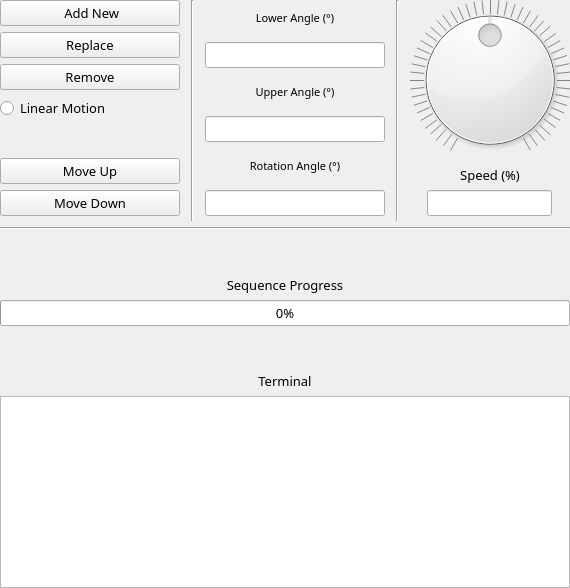
       <widget class="QFrame" name="frame">
        <property name="sizePolicy">
         <sizepolicy hsizetype="Fixed" vsizetype="Preferred">
          <horstretch>0</horstretch>
          <verstretch>0</verstretch>
         </sizepolicy>
        </property>
        <property name="minimumSize">
         <size>
          <width>400</width>
          <height>0</height>
         </size>
        </property>
        <property name="maximumSize">
         <size>
          <width>16777215</width>
          <height>16777215</height>
         </size>
        </property>
        <property name="font">
         <font>
          <family>Ubuntu Thin</family>
          <pointsize>10</pointsize>
         </font>
        </property>
        <property name="frameShape">
         <enum>QFrame::NoFrame</enum>
        </property>
        <property name="frameShadow">
         <enum>QFrame::Raised</enum>
        </property>
        <property name="lineWidth">
         <number>0</number>
        </property>
        <layout class="QGridLayout" name="gridLayout_5">
         <property name="leftMargin">
          <number>0</number>
         </property>
         <property name="topMargin">
          <number>0</number>
         </property>
         <property name="rightMargin">
          <number>0</number>
         </property>
         <property name="bottomMargin">
          <number>0</number>
         </property>
         <item row="0" column="0">
          <layout class="QVBoxLayout" name="verticalLayout_8">
           <item>
            <layout class="QGridLayout" name="gridLayout_3">
             <item row="0" column="1">
              <widget class="Line" name="line_2">
               <property name="font">
                <font>
                 <family>Ubuntu Thin</family>
                 <pointsize>10</pointsize>
                </font>
               </property>
               <property name="orientation">
                <enum>Qt::Vertical</enum>
               </property>
              </widget>
             </item>
             <item row="0" column="4">
              <layout class="QVBoxLayout" name="verticalLayout_6">
               <property name="sizeConstraint">
                <enum>QLayout::SetDefaultConstraint</enum>
               </property>
               <property name="leftMargin">
                <number>5</number>
               </property>
               <property name="bottomMargin">
                <number>5</number>
               </property>
               <item alignment="Qt::AlignHCenter">
                <widget class="QDial" name="sequence_speed">
                 <property name="sizePolicy">
                  <sizepolicy hsizetype="Fixed" vsizetype="Fixed">
                   <horstretch>0</horstretch>
                   <verstretch>0</verstretch>
                  </sizepolicy>
                 </property>
                 <property name="minimumSize">
                  <size>
                   <width>160</width>
                   <height>160</height>
                  </size>
                 </property>
                 <property name="font">
                  <font>
                   <family>Ubuntu Thin</family>
                   <pointsize>10</pointsize>
                  </font>
                 </property>
                 <property name="layoutDirection">
                  <enum>Qt::LeftToRight</enum>
                 </property>
                 <property name="minimum">
                  <number>0</number>
                 </property>
                 <property name="maximum">
                  <number>100</number>
                 </property>
                 <property name="pageStep">
                  <number>2</number>
                 </property>
                 <property name="value">
                  <number>50</number>
                 </property>
                 <property name="orientation">
                  <enum>Qt::Horizontal</enum>
                 </property>
                 <property name="wrapping">
                  <bool>false</bool>
                 </property>
                 <property name="notchTarget">
                  <double>4.000000000000000</double>
                 </property>
                 <property name="notchesVisible">
                  <bool>true</bool>
                 </property>
                </widget>
               </item>
               <item>
                <widget class="QLabel" name="label_7">
                 <property name="font">
                  <font>
                   <family>Ubuntu Thin</family>
                   <pointsize>10</pointsize>
                  </font>
                 </property>
                 <property name="text">
                  <string>Speed (%)</string>
                 </property>
                 <property name="alignment">
                  <set>Qt::AlignCenter</set>
                 </property>
                </widget>
               </item>
               <item alignment="Qt::AlignHCenter">
                <widget class="QLineEdit" name="sequence_speed_show">
                 <property name="sizePolicy">
                  <sizepolicy hsizetype="MinimumExpanding" vsizetype="Fixed">
                   <horstretch>0</horstretch>
                   <verstretch>0</verstretch>
                  </sizepolicy>
                 </property>
                 <property name="minimumSize">
                  <size>
                   <width>120</width>
                   <height>0</height>
                  </size>
                 </property>
                 <property name="maximumSize">
                  <size>
                   <width>180</width>
                   <height>16777215</height>
                  </size>
                 </property>
                 <property name="font">
                  <font>
                   <family>Ubuntu Thin</family>
                   <pointsize>10</pointsize>
                  </font>
                 </property>
                 <property name="alignment">
                  <set>Qt::AlignCenter</set>
                 </property>
                </widget>
               </item>
              </layout>
             </item>
             <item row="0" column="0">
              <layout class="QVBoxLayout" name="verticalLayout_9">
               <property name="rightMargin">
                <number>5</number>
               </property>
               <property name="bottomMargin">
                <number>5</number>
               </property>
               <item>
                <widget class="QPushButton" name="sequence_add">
                 <property name="sizePolicy">
                  <sizepolicy hsizetype="Fixed" vsizetype="Fixed">
                   <horstretch>0</horstretch>
                   <verstretch>0</verstretch>
                  </sizepolicy>
                 </property>
                 <property name="minimumSize">
                  <size>
                   <width>180</width>
                   <height>0</height>
                  </size>
                 </property>
                 <property name="font">
                  <font>
                   <family>Ubuntu Thin</family>
                   <pointsize>10</pointsize>
                  </font>
                 </property>
                 <property name="layoutDirection">
                  <enum>Qt::LeftToRight</enum>
                 </property>
                 <property name="autoFillBackground">
                  <bool>false</bool>
                 </property>
                 <property name="text">
                  <string> Add New</string>
                 </property>
                </widget>
               </item>
               <item>
                <widget class="QPushButton" name="sequence_replace">
                 <property name="sizePolicy">
                  <sizepolicy hsizetype="Fixed" vsizetype="Fixed">
                   <horstretch>0</horstretch>
                   <verstretch>0</verstretch>
                  </sizepolicy>
                 </property>
                 <property name="minimumSize">
                  <size>
                   <width>180</width>
                   <height>0</height>
                  </size>
                 </property>
                 <property name="font">
                  <font>
                   <family>Ubuntu Thin</family>
                   <pointsize>10</pointsize>
                  </font>
                 </property>
                 <property name="text">
                  <string>Replace</string>
                 </property>
                </widget>
               </item>
               <item>
                <widget class="QPushButton" name="sequence_remove">
                 <property name="sizePolicy">
                  <sizepolicy hsizetype="Fixed" vsizetype="Fixed">
                   <horstretch>0</horstretch>
                   <verstretch>0</verstretch>
                  </sizepolicy>
                 </property>
                 <property name="minimumSize">
                  <size>
                   <width>180</width>
                   <height>0</height>
                  </size>
                 </property>
                 <property name="font">
                  <font>
                   <family>Ubuntu Thin</family>
                   <pointsize>10</pointsize>
                  </font>
                 </property>
                 <property name="text">
                  <string>Remove</string>
                 </property>
                </widget>
               </item>
               <item>
                <widget class="QRadioButton" name="linear_motion">
                 <property name="font">
                  <font>
                   <family>Ubuntu Thin</family>
                   <pointsize>10</pointsize>
                  </font>
                 </property>
                 <property name="text">
                  <string>Linear Motion</string>
                 </property>
                 <property name="autoExclusive">
                  <bool>false</bool>
                 </property>
                </widget>
               </item>
               <item>
                <spacer name="verticalSpacer_16">
                 <property name="font">
                  <font>
                   <family>Ubuntu Thin</family>
                   <pointsize>10</pointsize>
                  </font>
                 </property>
                 <property name="orientation">
                  <enum>Qt::Vertical</enum>
                 </property>
                 <property name="sizeType">
                  <enum>QSizePolicy::Expanding</enum>
                 </property>
                 <property name="sizeHint" stdset="0">
                  <size>
                   <width>20</width>
                   <height>13</height>
                  </size>
                 </property>
                </spacer>
               </item>
               <item>
                <widget class="QPushButton" name="sequence_move_up">
                 <property name="sizePolicy">
                  <sizepolicy hsizetype="Fixed" vsizetype="Fixed">
                   <horstretch>0</horstretch>
                   <verstretch>0</verstretch>
                  </sizepolicy>
                 </property>
                 <property name="minimumSize">
                  <size>
                   <width>180</width>
                   <height>0</height>
                  </size>
                 </property>
                 <property name="font">
                  <font>
                   <family>Ubuntu Thin</family>
                   <pointsize>10</pointsize>
                  </font>
                 </property>
                 <property name="text">
                  <string>Move Up</string>
                 </property>
                </widget>
               </item>
               <item>
                <widget class="QPushButton" name="sequence_move_down">
                 <property name="sizePolicy">
                  <sizepolicy hsizetype="Fixed" vsizetype="Fixed">
                   <horstretch>0</horstretch>
                   <verstretch>0</verstretch>
                  </sizepolicy>
                 </property>
                 <property name="minimumSize">
                  <size>
                   <width>180</width>
                   <height>0</height>
                  </size>
                 </property>
                 <property name="font">
                  <font>
                   <family>Ubuntu Thin</family>
                   <pointsize>10</pointsize>
                  </font>
                 </property>
                 <property name="text">
                  <string>Move Down</string>
                 </property>
                </widget>
               </item>
              </layout>
             </item>
             <item row="0" column="2">
              <layout class="QVBoxLayout" name="verticalLayout_10">
               <property name="leftMargin">
                <number>5</number>
               </property>
               <property name="rightMargin">
                <number>5</number>
               </property>
               <property name="bottomMargin">
                <number>5</number>
               </property>
               <item>
                <widget class="QLabel" name="label_12">
                 <property name="font">
                  <font>
                   <family>Ubuntu Thin</family>
                   <pointsize>8</pointsize>
                  </font>
                 </property>
                 <property name="text">
                  <string>Lower Angle (°)</string>
                 </property>
                 <property name="alignment">
                  <set>Qt::AlignCenter</set>
                 </property>
                </widget>
               </item>
               <item>
                <widget class="QLineEdit" name="kinematics_lower_show">
                 <property name="sizePolicy">
                  <sizepolicy hsizetype="Fixed" vsizetype="Fixed">
                   <horstretch>0</horstretch>
                   <verstretch>0</verstretch>
                  </sizepolicy>
                 </property>
                 <property name="minimumSize">
                  <size>
                   <width>180</width>
                   <height>0</height>
                  </size>
                 </property>
                 <property name="font">
                  <font>
                   <family>Ubuntu Thin</family>
                   <pointsize>10</pointsize>
                  </font>
                 </property>
                 <property name="alignment">
                  <set>Qt::AlignCenter</set>
                 </property>
                 <property name="readOnly">
                  <bool>true</bool>
                 </property>
                </widget>
               </item>
               <item>
                <widget class="QLabel" name="label_13">
                 <property name="font">
                  <font>
                   <family>Ubuntu Thin</family>
                   <pointsize>8</pointsize>
                  </font>
                 </property>
                 <property name="text">
                  <string>Upper Angle (°)</string>
                 </property>
                 <property name="alignment">
                  <set>Qt::AlignCenter</set>
                 </property>
                </widget>
               </item>
               <item>
                <widget class="QLineEdit" name="kinematics_upper_show">
                 <property name="sizePolicy">
                  <sizepolicy hsizetype="Fixed" vsizetype="Fixed">
                   <horstretch>0</horstretch>
                   <verstretch>0</verstretch>
                  </sizepolicy>
                 </property>
                 <property name="minimumSize">
                  <size>
                   <width>180</width>
                   <height>0</height>
                  </size>
                 </property>
                 <property name="font">
                  <font>
                   <family>Ubuntu Thin</family>
                   <pointsize>10</pointsize>
                  </font>
                 </property>
                 <property name="alignment">
                  <set>Qt::AlignCenter</set>
                 </property>
                 <property name="readOnly">
                  <bool>true</bool>
                 </property>
                </widget>
               </item>
               <item>
                <widget class="QLabel" name="label_14">
                 <property name="font">
                  <font>
                   <family>Ubuntu Thin</family>
                   <pointsize>8</pointsize>
                  </font>
                 </property>
                 <property name="text">
                  <string>Rotation Angle (°)</string>
                 </property>
                 <property name="alignment">
                  <set>Qt::AlignCenter</set>
                 </property>
                </widget>
               </item>
               <item>
                <widget class="QLineEdit" name="kinematics_rotation_show">
                 <property name="sizePolicy">
                  <sizepolicy hsizetype="Fixed" vsizetype="Fixed">
                   <horstretch>0</horstretch>
                   <verstretch>0</verstretch>
                  </sizepolicy>
                 </property>
                 <property name="minimumSize">
                  <size>
                   <width>180</width>
                   <height>0</height>
                  </size>
                 </property>
                 <property name="font">
                  <font>
                   <family>Ubuntu Thin</family>
                   <pointsize>10</pointsize>
                  </font>
                 </property>
                 <property name="alignment">
                  <set>Qt::AlignCenter</set>
                 </property>
                 <property name="readOnly">
                  <bool>true</bool>
                 </property>
                </widget>
               </item>
              </layout>
             </item>
             <item row="0" column="3">
              <widget class="Line" name="line_3">
               <property name="font">
                <font>
                 <family>Ubuntu Thin</family>
                 <pointsize>10</pointsize>
                </font>
               </property>
               <property name="orientation">
                <enum>Qt::Vertical</enum>
               </property>
              </widget>
             </item>
            </layout>
           </item>
           <item>
            <widget class="Line" name="line">
             <property name="font">
              <font>
               <family>Ubuntu Thin</family>
               <pointsize>10</pointsize>
              </font>
             </property>
             <property name="orientation">
              <enum>Qt::Horizontal</enum>
             </property>
            </widget>
           </item>
           <item>
            <spacer name="verticalSpacer_17">
             <property name="font">
              <font>
               <family>Ubuntu Thin</family>
               <pointsize>10</pointsize>
              </font>
             </property>
             <property name="orientation">
              <enum>Qt::Vertical</enum>
             </property>
             <property name="sizeHint" stdset="0">
              <size>
               <width>20</width>
               <height>40</height>
              </size>
             </property>
            </spacer>
           </item>
           <item>
            <widget class="QLabel" name="label_8">
             <property name="font">
              <font>
               <family>Ubuntu Thin</family>
               <pointsize>10</pointsize>
              </font>
             </property>
             <property name="text">
              <string>Sequence Progress</string>
             </property>
             <property name="alignment">
              <set>Qt::AlignCenter</set>
             </property>
            </widget>
           </item>
           <item>
            <widget class="QProgressBar" name="sequence_progress">
             <property name="sizePolicy">
              <sizepolicy hsizetype="MinimumExpanding" vsizetype="Fixed">
               <horstretch>0</horstretch>
               <verstretch>0</verstretch>
              </sizepolicy>
             </property>
             <property name="font">
              <font>
               <family>Ubuntu Thin</family>
               <pointsize>10</pointsize>
               <weight>50</weight>
               <bold>false</bold>
              </font>
             </property>
             <property name="value">
              <number>0</number>
             </property>
             <property name="alignment">
              <set>Qt::AlignCenter</set>
             </property>
             <property name="invertedAppearance">
              <bool>false</bool>
             </property>
            </widget>
           </item>
           <item>
            <spacer name="verticalSpacer_14">
             <property name="font">
              <font>
               <family>Ubuntu Thin</family>
               <pointsize>10</pointsize>
              </font>
             </property>
             <property name="orientation">
              <enum>Qt::Vertical</enum>
             </property>
             <property name="sizeHint" stdset="0">
              <size>
               <width>20</width>
               <height>40</height>
              </size>
             </property>
            </spacer>
           </item>
           <item>
            <widget class="QLabel" name="label_11">
             <property name="font">
              <font>
               <family>Ubuntu Thin</family>
               <pointsize>10</pointsize>
              </font>
             </property>
             <property name="text">
              <string>Terminal</string>
             </property>
             <property name="alignment">
              <set>Qt::AlignCenter</set>
             </property>
            </widget>
           </item>
           <item>
            <widget class="QPlainTextEdit" name="serial_terminal">
             <property name="font">
              <font>
               <family>Courier New</family>
               <pointsize>8</pointsize>
              </font>
             </property>
             <property name="readOnly">
              <bool>true</bool>
             </property>
            </widget>
           </item>
          </layout>
         </item>
        </layout>
       </widget>
